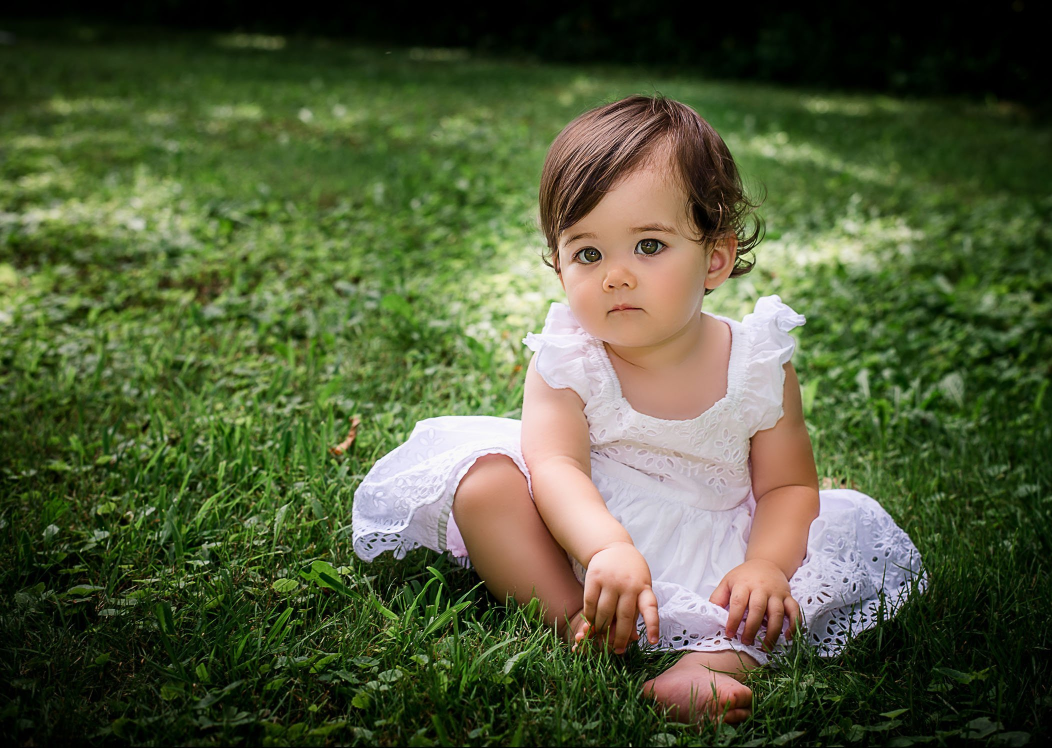
#> input picture dictionary learning/image-tst1.jpg, 2104 x 1495 px, found by its file name (shown at 1/2 size)
$ python '#Import necessary algorithms.py'
#> lines starting #> are read from the running program, lines starting #| are printed output that depends on the picture
#Import necessary algorithms

from skimage.io import imread
from skimage.color import rgb2gray
from sklearn.decomposition import MiniBatchDictionaryLearning
from sklearn.feature_extraction.image import extract_patches_2d
from sklearn.feature_extraction.image import reconstruct_from_patches_2d
import numpy as np
import matplotlib.pylab as plt
from time import time

# Importing the image

lena = rgb2gray(imread(r'C:\Users\jahma\Documents\Image processing\dictionary learning\image-tst1.jpg'))
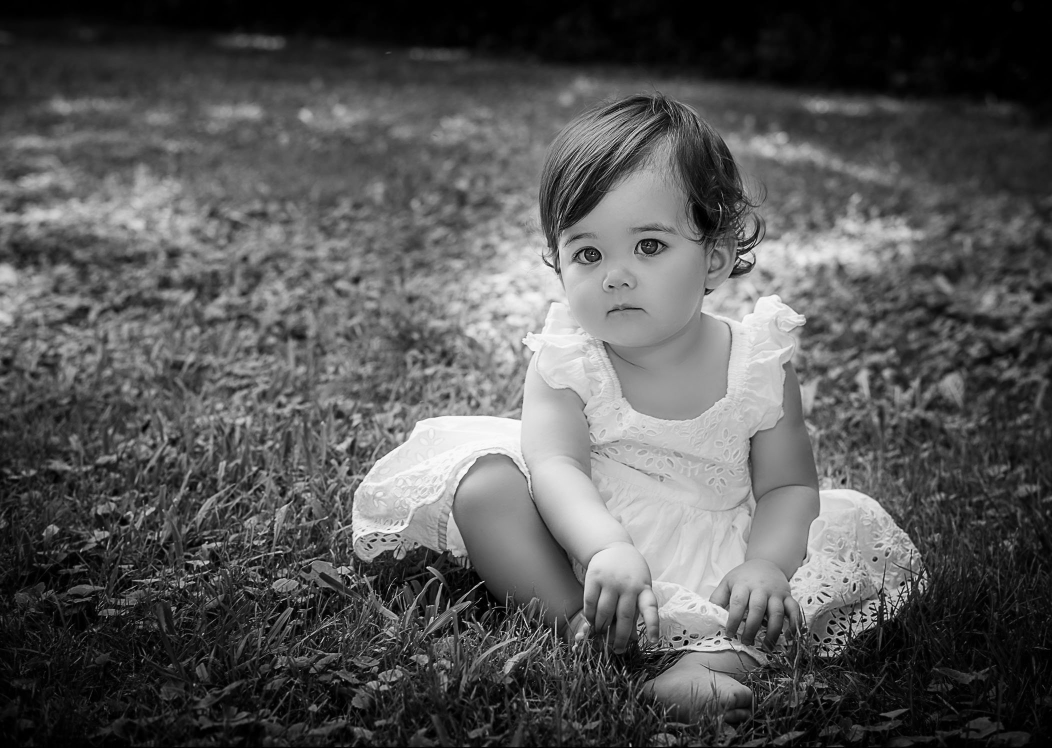
#> lena: shape (1495, 2104) float64 (shown at 1/2 size); min 0, max 1, mean 0.342

# Assuming lena is already loaded and converted to grayscale
height, width = lena.shape  # Get the dimensions of the image
#> height = 1495; width = 2104
print('Distorting the lower half of the image...')
distorted = lena.copy()

# Create noise for the lower half of the image
noise = 0.085 * np.random.randn(height - (height // 2), width)

# Add noise to the lower half of the distorted image
distorted[height // 2:, :] += noise
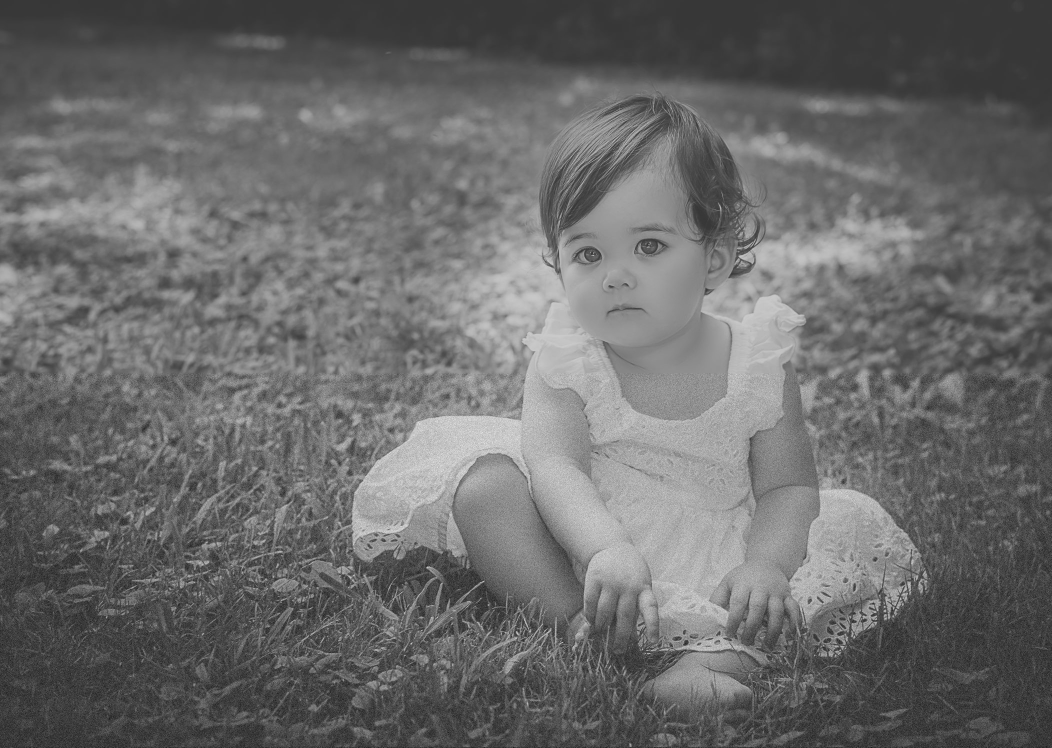
#> distorted: shape (1495, 2104) float64 (shown at 1/2 size); min -0.369, max 1.33, mean 0.343; drawn with min black and max white

# creating a reference patch
print('Extracting reference patches...')
patch_size = (7, 7)
data = extract_patches_2d(distorted[height // 2:, :], patch_size)
data = data.reshape(data.shape[0], -1)
data -= np.mean(data, axis=0)
data /= np.std(data, axis=0)

print('Learning the dictionary...')
#> (the run stopped early here; a loop or call above may not have finished)
